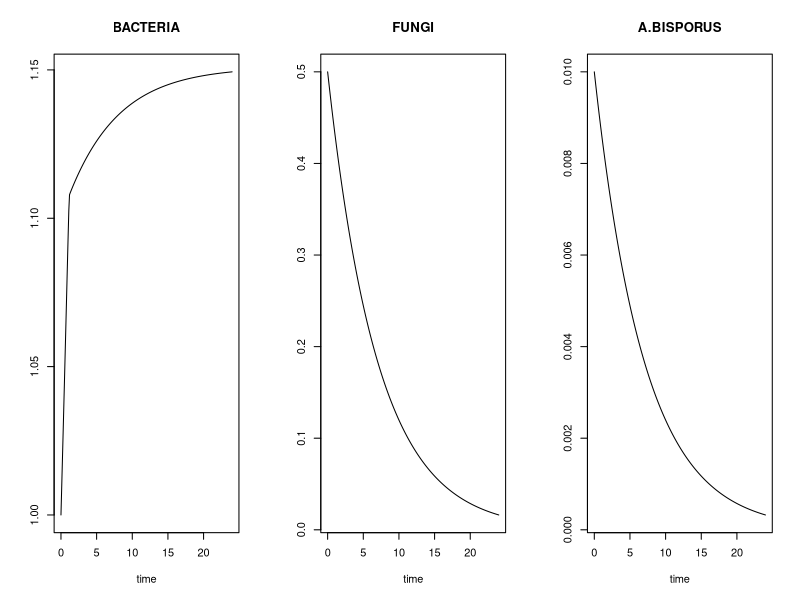
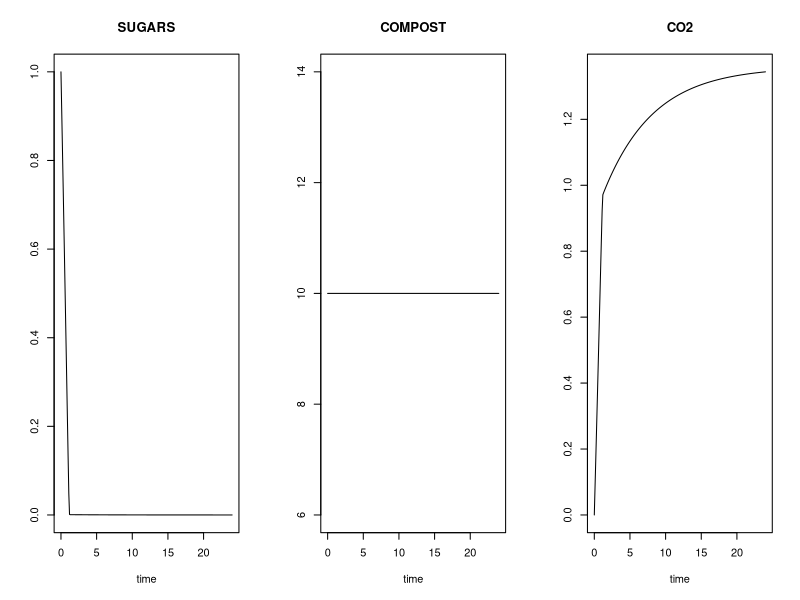
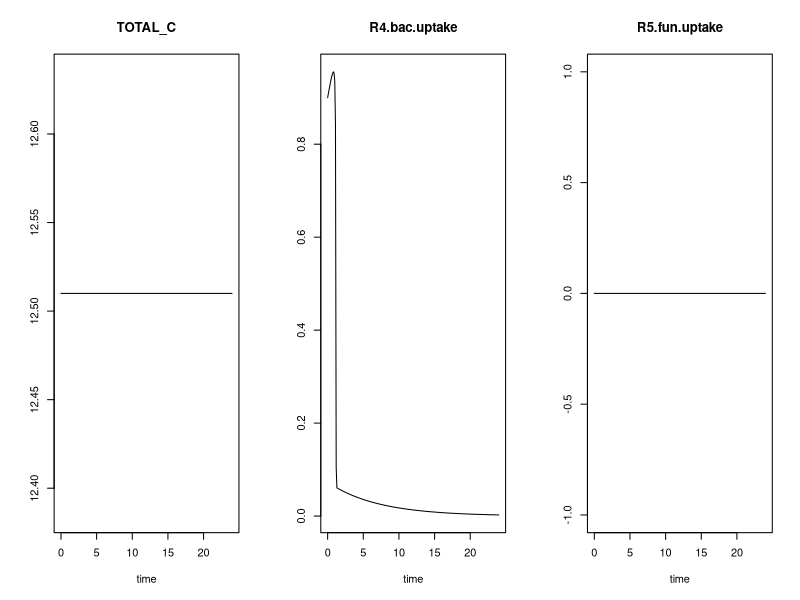
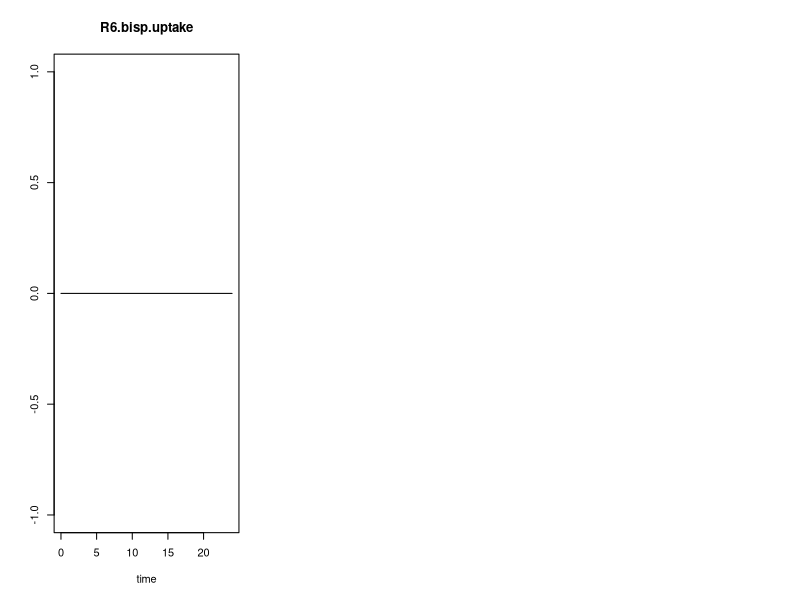

Source code (R) for these figures, in order:
## ---- chunk 1
knitr::opts_chunk$set(echo = TRUE)
## ---- chunk 2
require(deSolve)
## ---- chunk 3
C.INI <- 300/180*6
state <- c(BACTERIA = 0.10*C.INI, FUNGI = 0.05*C.INI, A.BISPORUS = 0.001*C.INI, 
           SUGARS = 10*0.01*C.INI, COMPOST = C.INI, CO2 = 0)

#parameters that comprise rate laws of processes go here
parms <- c(
  k1.deg.bac          = 0*0.1,
  k2.deg.fun          = 0*0.2,
  k3.deg.bisp         = 0*0.3,
  k4.bac.uptake       = 1*1,
  k5.fun.uptake       = 0*1/7,
  k6.bisp.uptake      = 0*1,
  k7.fun.killing.bac  = 0,
  k8.bisp.killing.bac = 0,
  k9.bisp.killing.fun = 0,
  k10.bac.mort        = 0*1,
  k11.fun.mort        = 1/7,
  k12.bisp.mort       = 1/7,
  kBISPORUS           = 0.01*C.INI,
  MAX.A.BISPORUS      = 0.15*C.INI,
  kSUGARS.bac         = 0.001*C.INI,            # because of steady state
  kSUGARS.fun         = 0.001*C.INI,
  kSUGARS.bisp        = 0.001*C.INI,
  Ef.fun              = 0.1,                    # C assimilation efficiency
  Ef.bac              = 0.1,
  Ef.bisp             = 0.1
)
## ---- chunk 4
WHITEBUTTON <- function(t, state, parameters) { 
  with(as.list(c(state, parameters)),{
 
  # Rate expressions - all in units of [mmolC/m3/day] go here
      R1.deg.bac          <- k1.deg.bac * BACTERIA
      R2.deg.fun          <- k2.deg.fun * FUNGI
      R3.deg.bisp         <- k3.deg.bisp * A.BISPORUS
      R4.bac.uptake       <- k4.bac.uptake * SUGARS/(SUGARS+kSUGARS.bac) * BACTERIA * kBISPORUS/(A.BISPORUS+kBISPORUS)
      R5.fun.uptake       <- k5.fun.uptake * SUGARS/(SUGARS+kSUGARS.fun) * FUNGI * kBISPORUS/(A.BISPORUS+kBISPORUS)
      R6.bisp.uptake      <- k6.bisp.uptake * SUGARS/(SUGARS+kSUGARS.bisp) * A.BISPORUS * (1-A.BISPORUS/MAX.A.BISPORUS)
      R7.fun.killing.bac  <- k7.fun.killing.bac * BACTERIA * FUNGI
      R8.bisp.killing.bac <- k8.bisp.killing.bac * BACTERIA * A.BISPORUS
      R9.bisp.killing.fun <- k9.bisp.killing.fun * FUNGI * A.BISPORUS
      R10.bac.mort        <- k10.bac.mort * BACTERIA
      R11.fun.mort        <- k11.fun.mort * FUNGI
      R12.bisp.mort       <- k12.bisp.mort * A.BISPORUS
      
  #x13C.bac <- BACTERIA13/BACTERIA
      
  # Mass balances [molN/m3/day] go here
      dSUGARS     <- R1.deg.bac + 
                     R2.deg.fun + 
                     R3.deg.bisp -
                     R4.bac.uptake - 
                     R5.fun.uptake - 
                     R6.bisp.uptake + 
                     R7.fun.killing.bac + 
                     R8.bisp.killing.bac + 
                     R9.bisp.killing.fun +
                     R10.bac.mort + 
                     R11.fun.mort + 
                     R12.bisp.mort
      
      #dSUGARS13 <- R20.bac.mort*x13C.BACTERIA + ... - R11.bac.uptake*x13C.SUGARS
      
      dBACTERIA   <- Ef.bac*R4.bac.uptake - 
                     R8.bisp.killing.bac - 
                     R10.bac.mort - 
                     R7.fun.killing.bac
      
      dFUNGI      <- Ef.fun*R5.fun.uptake - 
                     R9.bisp.killing.fun - 
                     R11.fun.mort
      
      dA.BISPORUS <- Ef.bisp*R6.bisp.uptake - 
                     R12.bisp.mort
      
      #dA.BISPORUS <- Ef.bisp*R13.bisp.uptake*x13C.SUGARS + ...
        
      dCO2        <- (1-Ef.bac)*R4.bac.uptake + 
                     (1-Ef.fun)*R5.fun.uptake + 
                     (1-Ef.bisp)*R6.bisp.uptake
      
      dCOMPOST    <- -R1.deg.bac - R2.deg.fun - R3.deg.bisp
      
      TOTAL_C     <- COMPOST + BACTERIA + SUGARS + FUNGI + A.BISPORUS + CO2
      
  # Model output goes here
      return (list(c(dBACTERIA, dFUNGI, dA.BISPORUS, dSUGARS, dCOMPOST, dCO2),
                     TOTAL_C = TOTAL_C, 
                   R4.bac.uptake   = R4.bac.uptake,
                   R5.fun.uptake   = R5.fun.uptake,
                   R6.bisp.uptake  = R6.bisp.uptake
                   )
              )
      })
}
## ---- chunk 5
outtimes     <- seq(from = 0, to = 24, length.out = 241)
model_output <- ode(y = state, parms = parms, func = WHITEBUTTON, times = outtimes)
## ---- chunk 6
plot(model_output, mfrow=c(1,3), which=c("BACTERIA", "FUNGI", "A.BISPORUS"))
## ---- chunk 7
plot(model_output, mfrow=c(1,3), which=c("SUGARS", "COMPOST", "CO2"))
## ---- chunk 8
plot(model_output, mfrow=c(1,3), which=c("TOTAL_C", "R4.bac.uptake", "R5.fun.uptake"))
## ---- chunk 9
plot(model_output, mfrow=c(1,3), which=c("R6.bisp.uptake"))
